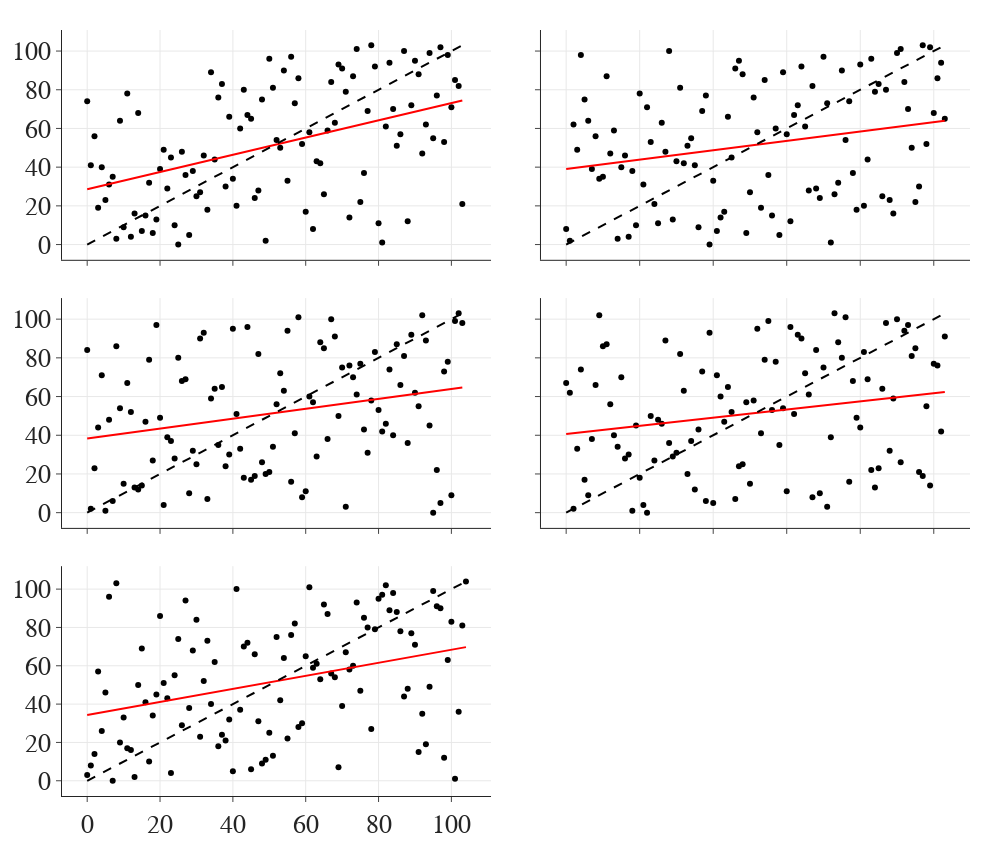

The notebook cell saved with this chart:
### Code cell
def linear(x,a,b):
    return a*x + b

def ranking_error(true_risks, predicted_risks):
    arg_i = np.argsort(true_risks)
    # print(true_risks[arg_i]/np.max(true_risks))
    arg_j = np.argsort(predicted_risks)
    # print(predicted_risks[arg_i]/np.max(predicted_risks))
    mapping = [np.where(arg_j == arg)[0][0] for arg in arg_i]

    return mapping








fig = make_subplots(rows=3, cols=2, vertical_spacing=0.05, horizontal_spacing=0.055, shared_yaxes=True, shared_xaxes=True)

for i in range(5):
    targets = []
    for file in files:
        if f'test_set_{i}' in file:
            targets.append(file)

    group1 = pd.read_csv(targets[0])
    group2 = pd.read_csv(targets[1])

    
    df = pd.concat([group1, group2])
    # df = df.loc[df['censored']==0]

    map = ranking_error( 1/df['days_to_event'], df['risk'])
    # print(map)
    ideal = np.arange(0,len(df))

    p0 = [1,0]
    res = my_curve_fit(linear, ideal, map, p0=p0, sigma=22*np.ones(len(df)), absolute_sigma=True)
    # print(res)

    # print(np.mean(np.sqrt((map-ideal)**2)))

    # plotting
    row = i//2+1
    col = i%2+1
    print(row,col)

    fig.add_trace(go.Scatter(x=ideal, y=map, mode='markers', name='prediction', showlegend=False, marker_color='black'), row=row, col=col)
    fig.add_trace(go.Scatter(x=ideal, y=linear(ideal, *res.pOpt), mode='lines', line_color='red', name='fit', showlegend=False), row=row, col=col)
    fig.add_trace(go.Scatter(x=ideal, y=ideal, mode='lines', line_dash='dash', name='ideal', line_color='black', showlegend=False), row=row, col=col)

fig.update_layout(legend_xanchor='right', 
                yaxis_showgrid=True, xaxis_showgrid=True, font_size=26, width=1000, height=850)
fig.for_each_xaxis(lambda x: x.update(showgrid=True))
fig.for_each_yaxis(lambda x: x.update(showgrid=True))
fig.show()
fig.write_image('figures/c-indices_visualized.svg')
